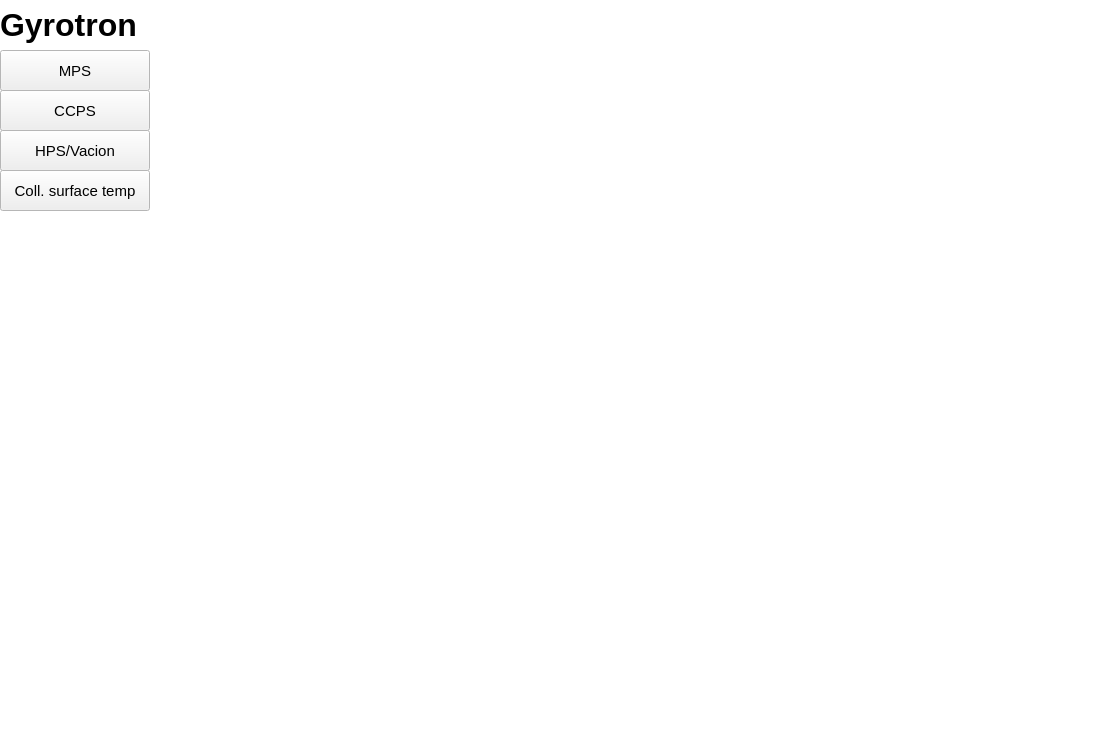
<ui version="4.0" >
 <class>ECCDGYROTRON_0</class>
 <widget class="QWidget" name="ECCDGYROTRON_0" >
  <property name="geometry" >
   <rect>
    <x>0</x>
    <y>0</y>
    <width>1100</width>
    <height>730</height>
   </rect>
  </property>
  <property name="palette" >
   <palette>
    <active>
     <colorrole role="Base" >
      <brush brushstyle="SolidPattern" >
       <color alpha="255" >
        <red>255</red>
        <green>255</green>
        <blue>255</blue>
       </color>
      </brush>
     </colorrole>
     <colorrole role="Window" >
      <brush brushstyle="SolidPattern" >
       <color alpha="255" >
        <red>255</red>
        <green>255</green>
        <blue>255</blue>
       </color>
      </brush>
     </colorrole>
    </active>
    <inactive>
     <colorrole role="Base" >
      <brush brushstyle="SolidPattern" >
       <color alpha="255" >
        <red>255</red>
        <green>255</green>
        <blue>255</blue>
       </color>
      </brush>
     </colorrole>
     <colorrole role="Window" >
      <brush brushstyle="SolidPattern" >
       <color alpha="255" >
        <red>255</red>
        <green>255</green>
        <blue>255</blue>
       </color>
      </brush>
     </colorrole>
    </inactive>
    <disabled>
     <colorrole role="Base" >
      <brush brushstyle="SolidPattern" >
       <color alpha="255" >
        <red>255</red>
        <green>255</green>
        <blue>255</blue>
       </color>
      </brush>
     </colorrole>
     <colorrole role="Window" >
      <brush brushstyle="SolidPattern" >
       <color alpha="255" >
        <red>255</red>
        <green>255</green>
        <blue>255</blue>
       </color>
      </brush>
     </colorrole>
    </disabled>
   </palette>
  </property>
  <property name="windowTitle" >
   <string>Form</string>
  </property>
  <widget class="QLabel" name="label" >
   <property name="geometry" >
    <rect>
     <x>0</x>
     <y>0</y>
     <width>540</width>
     <height>50</height>
    </rect>
   </property>
   <property name="font" >
    <font>
     <pointsize>24</pointsize>
     <weight>75</weight>
     <bold>true</bold>
    </font>
   </property>
   <property name="text" >
    <string>Gyrotron</string>
   </property>
  </widget>
  <widget class="QPushButton" name="pushButton" >
   <property name="geometry" >
    <rect>
     <x>0</x>
     <y>50</y>
     <width>150</width>
     <height>41</height>
    </rect>
   </property>
   <property name="font" >
    <font>
     <pointsize>11</pointsize>
    </font>
   </property>
   <property name="cursor" >
    <cursorShape>PointingHandCursor</cursorShape>
   </property>
   <property name="text" >
    <string>MPS</string>
   </property>
  </widget>
  <widget class="QPushButton" name="pushButton_1" >
   <property name="geometry" >
    <rect>
     <x>0</x>
     <y>90</y>
     <width>150</width>
     <height>41</height>
    </rect>
   </property>
   <property name="font" >
    <font>
     <pointsize>11</pointsize>
    </font>
   </property>
   <property name="cursor" >
    <cursorShape>PointingHandCursor</cursorShape>
   </property>
   <property name="text" >
    <string>CCPS</string>
   </property>
  </widget>
  <widget class="QPushButton" name="pushButton_2" >
   <property name="geometry" >
    <rect>
     <x>0</x>
     <y>130</y>
     <width>150</width>
     <height>41</height>
    </rect>
   </property>
   <property name="font" >
    <font>
     <pointsize>11</pointsize>
    </font>
   </property>
   <property name="cursor" >
    <cursorShape>PointingHandCursor</cursorShape>
   </property>
   <property name="text" >
    <string>HPS/Vacion</string>
   </property>
  </widget>
  <widget class="QPushButton" name="pushButton_3" >
   <property name="geometry" >
    <rect>
     <x>0</x>
     <y>170</y>
     <width>150</width>
     <height>41</height>
    </rect>
   </property>
   <property name="font" >
    <font>
     <pointsize>11</pointsize>
    </font>
   </property>
   <property name="cursor" >
    <cursorShape>PointingHandCursor</cursorShape>
   </property>
   <property name="text" >
    <string>Coll. surface temp</string>
   </property>
  </widget>
 </widget>
 <resources/>
 <connections/>
</ui>
